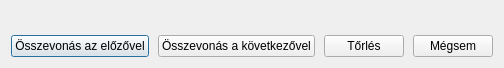
<?xml version="1.0" encoding="UTF-8"?>
<ui version="4.0">
 <class>chapterDeleteDialog</class>
 <widget class="QDialog" name="chapterDeleteDialog">
  <property name="geometry">
   <rect>
    <x>0</x>
    <y>0</y>
    <width>287</width>
    <height>68</height>
   </rect>
  </property>
  <property name="sizePolicy">
   <sizepolicy hsizetype="Ignored" vsizetype="Preferred">
    <horstretch>0</horstretch>
    <verstretch>0</verstretch>
   </sizepolicy>
  </property>
  <property name="windowTitle">
   <string>Fejezet törlése</string>
  </property>
  <property name="sizeGripEnabled">
   <bool>false</bool>
  </property>
  <property name="modal">
   <bool>true</bool>
  </property>
  <layout class="QVBoxLayout" name="verticalLayout">
   <item>
    <widget class="QLabel" name="textLabel">
     <property name="text">
      <string/>
     </property>
    </widget>
   </item>
   <item>
    <layout class="QHBoxLayout" name="horizontalLayout">
     <property name="spacing">
      <number>9</number>
     </property>
     <property name="sizeConstraint">
      <enum>QLayout::SetNoConstraint</enum>
     </property>
     <item>
      <widget class="QPushButton" name="bPrev">
       <property name="sizePolicy">
        <sizepolicy hsizetype="Preferred" vsizetype="Fixed">
         <horstretch>0</horstretch>
         <verstretch>0</verstretch>
        </sizepolicy>
       </property>
       <property name="text">
        <string>Összevonás az előzővel</string>
       </property>
      </widget>
     </item>
     <item>
      <widget class="QPushButton" name="bNext">
       <property name="sizePolicy">
        <sizepolicy hsizetype="Preferred" vsizetype="Fixed">
         <horstretch>0</horstretch>
         <verstretch>0</verstretch>
        </sizepolicy>
       </property>
       <property name="text">
        <string>Összevonás a következővel</string>
       </property>
      </widget>
     </item>
     <item>
      <widget class="QPushButton" name="bDelete">
       <property name="sizePolicy">
        <sizepolicy hsizetype="Preferred" vsizetype="Fixed">
         <horstretch>0</horstretch>
         <verstretch>0</verstretch>
        </sizepolicy>
       </property>
       <property name="text">
        <string>Tőrlés</string>
       </property>
      </widget>
     </item>
     <item>
      <widget class="QPushButton" name="bCancel">
       <property name="sizePolicy">
        <sizepolicy hsizetype="Preferred" vsizetype="Fixed">
         <horstretch>0</horstretch>
         <verstretch>0</verstretch>
        </sizepolicy>
       </property>
       <property name="text">
        <string>Mégsem</string>
       </property>
       <property name="autoDefault">
        <bool>false</bool>
       </property>
      </widget>
     </item>
    </layout>
   </item>
  </layout>
 </widget>
 <resources/>
 <connections/>
</ui>
